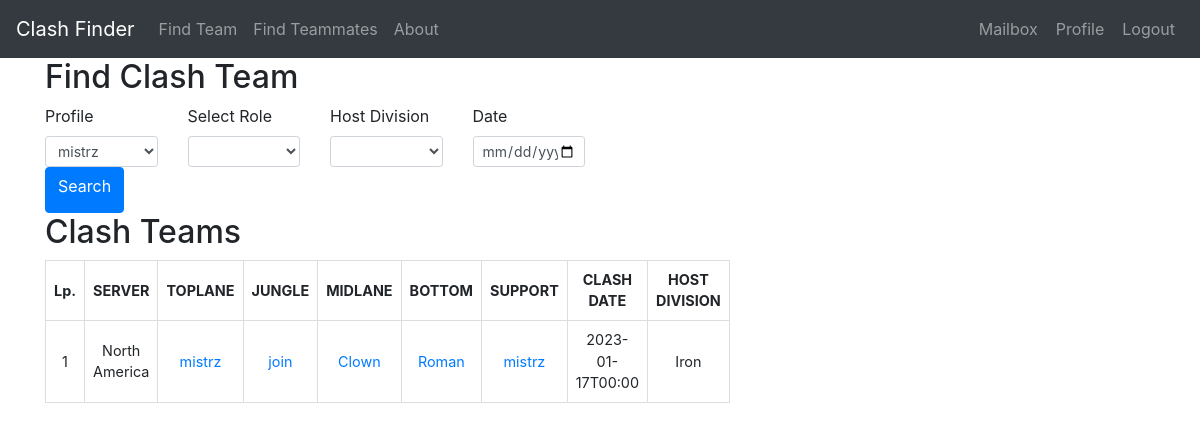
/findteam (signed in), run on an earlier commit of the app's database.
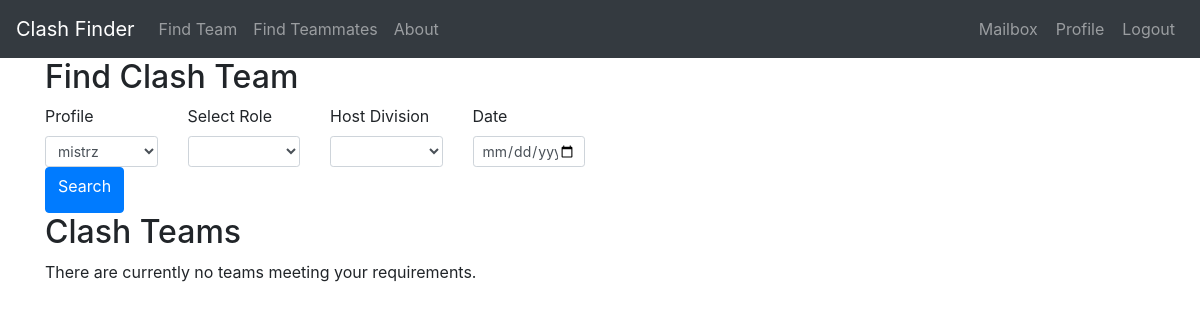
And on a later commit of the database.
### models.py (models this page shows, shortened)
class ClashTeam(UserMixin, db.Model):
    id = db.Column(db.Integer, primary_key=True)
    clash_date = db.Column(db.DateTime, nullable=False, default=None)
    division = db.Column(db.String(64), index=True, default=None)
    toplane = db.Column(db.String(64), index=True, default=None)
    jungle = db.Column(db.String(64), index=True, default=None)
    midlane = db.Column(db.String(64), index=True, default=None)
    bottom = db.Column(db.String(64), index=True, default=None)
    support = db.Column(db.String(64), index=True, default=None)
    host_id = db.Column(db.Integer, db.ForeignKey('profile.id'))
    invitation = db.relationship('ClashInvitation', backref='futureteam', lazy='dynamic',
                                 cascade="all, delete, delete-orphan")
    request = db.relationship('ClashRequest', backref='desired_team', lazy='dynamic',
                              cascade="all, delete, delete-orphan")
    def formatted_clash_date(self):
        return self.clash_date.strftime('%Y-%m-%dT%H:%M')

class Profile(UserMixin, db.Model):
    id = db.Column(db.Integer, primary_key=True)
    nickname = db.Column(db.String(64), index=True, unique=True)
    server = db.Column(db.String(10), index=True)
    division = db.Column(db.String(20), index=True)
    best_position = db.Column(db.String(20), index=True)
    alternative_position = db.Column(db.String(20), index=True)
    user_id = db.Column(db.Integer, db.ForeignKey('user.id'))
    clash_team = db.relationship('ClashTeam', backref='host', lazy='dynamic')
    invitation_in = db.relationship('ClashInvitation', backref='invitedguest', lazy='dynamic',
                                    cascade="all, delete, delete-orphan")
    request_out = db.relationship('ClashRequest', backref='candidate', lazy='dynamic',
                                  cascade="all, delete, delete-orphan")
    reported = db.relationship('ReportPlayer', backref='Reported', lazy='dynamic',
                               cascade="all, delete, delete-orphan")

### routes.py (the view, shortened to what this page needs)
@app.route('/findteam', methods=['GET', 'POST'])
@login_required
def findteam():
    user = User.query.filter_by(username=current_user.username).first_or_404()
    user_profiles = Profile.query.filter_by(user_id=user.id).all()
    user_clashteams_id = [profile_team.id for user_profile in user_profiles for profile_team in ClashTeam.query.filter_by(
        host_id=user_profile.id)]
    user_profiles_data = {
        user_profile.nickname: user_profile.server for user_profile in user_profiles}
    roles = {'Toplane': ClashTeam.toplane, 'Jungle': ClashTeam.jungle,
             'Midlane': ClashTeam.midlane, 'Bottom': ClashTeam.bottom, 'Support': ClashTeam.support}
    clash_teams = ClashTeam.query.filter(or_(*(role == None for role in roles.values(
    ))), ClashTeam.id.notin_(user_clashteams_id)).order_by(ClashTeam.clash_date)
    for key, value in user_profiles_data.items():
        clash_teams = clash_teams.filter(and_(or_(ClashTeam.toplane.isnot(key), ClashTeam.jungle.isnot(key), ClashTeam.midlane.isnot(
            key), ClashTeam.bottom.isnot(key), ClashTeam.support.isnot(key)), ClashTeam.host.has(server=value)))
    clash_teams_list = clash_teams.all()
    if len(clash_teams_list) == 0:
        clash_teams = []
    form = SearchingTeam(user_id=user.id)
    return render_template('findteam.html', get_server_short_name=get_server_short_name, clash_teams=clash_teams, form=form, user=user)

### forms.py
class SearchingTeam(FlaskForm):
    profile = SelectField('Profile', validators=[
                          DataRequired()], choices=[], default=None)
    role = SelectField('Select Role', choices=positions)
    division = SelectField('Host Division', choices=divisions)
    date = DateField('Date', format='%Y-%m-%d')
    submit = SubmitField('Search')
    def __init__(self, user_id, *args, **kwargs):
        super(SearchingTeam, self).__init__(*args, **kwargs)
        self.profile.choices = [(p.nickname)
                                for p in Profile.query.filter_by(user_id=user_id)]

### forms.py (called while the page is built)
def get_server_short_name(server_name):
    for server in servers:
        if server[0] == server_name:
            return server[1]
    return ''

### models.py (called while the page is built)
@login.user_loader
def load_user(id):
    return User.query.get(int(id))

### templates/findteam.html (shortened to what this page needs)
{% extends "base.html" %}
{% block content %}
<div class="container">
	<div class="row">
		<div class="col-sm-6">
			<h2>Find Clash Team</h2>
			<form method="POST" action="{{ url_for('findteam') }}">
				<div class="row">
					<div class="col-md-3">
						{{ form.profile.label(class="form-control-label") }}
						{{ form.profile(class="form-control form-control-sm") }}
					</div>
					<div class="col-md-3">
						{{ form.role.label(class="form-control-label") }}
						{{ form.role(class="form-control form-control-sm") }}
					</div>
					<div class="col-md-3">
						{{ form.division.label(class="form-control-label") }}
						{{ form.division(class="form-control form-control-sm") }}
					</div>
					<div class="col-md-3">
						{{ form.date.label(class="form-control-label") }}
						{{ form.date(class="form-control form-control-sm") }}
					</div>
					<div class="col-md-3">
						<button type="submit" class="btn btn-primary">{{ form.submit.label }}</button>
					</div>
				</div>
			</form>
			<h2>Clash Teams</h2>
			<div class="clash-available-teams">
				{% if clash_teams %}
				<table>
					<thead>
						<tr>
							<th>Lp.</th>
							<th>SERVER</th>
							<th>TOPLANE</th>
							<th>JUNGLE</th>
							<th>MIDLANE</th>
							<th>BOTTOM</th>
							<th>SUPPORT</th>
							<th>CLASH DATE</th>
							<th>HOST DIVISION</th>
						</tr>
					</thead>
					<tbody>
						{% for team in clash_teams %}
						<tr>
							<td>{{ loop.index }}</td>
							<td>{{ team.host.server or '' }}</td>
							<td>
								{% if team.toplane %}
								<a
									href="{{ url_for('profile', nickname=team.toplane, server=get_server_short_name(team.host.server).lower()) }}">{{
									team.toplane }}</a>
								{% else %}
								<a href="{{ url_for('jointeam', team_id=team.id) }}">join</a>
								{% endif %}
							</td>
							<td>
								{% if team.jungle %}
								<a
									href="{{ url_for('profile', nickname=team.jungle, server=get_server_short_name(team.host.server).lower()) }}">{{
									team.jungle }}</a>
								{% else %}
								<a href="{{ url_for('jointeam', team_id=team.id) }}">join</a>
								{% endif %}
							</td>
							<td>
								{% if team.midlane %}
								<a
									href="{{ url_for('profile', nickname=team.midlane, server=get_server_short_name(team.host.server).lower()) }}">{{
									team.midlane }}</a>
								{% else %}
								<a href="{{ url_for('jointeam', team_id=team.id) }}">join</a>
								{% endif %}
							</td>
							<td>
								{% if team.bottom %}
								<a
									href="{{ url_for('profile', nickname=team.bottom, server=get_server_short_name(team.host.server).lower()) }}">{{
									team.bottom }}</a>
								{% else %}
								<a href="{{ url_for('jointeam', team_id=team.id) }}">join</a>
								{% endif %}
							</td>
							<td>
								{% if team.support %}
								<a
									href="{{ url_for('profile', nickname=team.support, server=get_server_short_name(team.host.server).lower()) }}">{{
									team.support }}</a>
								{% else %}
								<a href="{{ url_for('jointeam', team_id=team.id) }}">join</a>
								{% endif %}
							</td>
							<td>{{ team.formatted_clash_date() or '' }}</td>
							<td>{{ team.division or '' }}</td>
						</tr>
						{% endfor %}
					</tbody>
				</table>
				{% else %}
				<p>There are currently no teams meeting your requirements.</p>
				{% endif %}
			</div>
		</div>
	</div>
</div>
{% endblock %}

What changed in the data, as far as the page shows it:
removed ClashTeam: host "North America", toplane "mistrz", midlane "Clown", bottom "Roman", support "mistrz", clash_date "2023-01-17T00:00", division "Iron"
Also different on the page:
text no longer shown: "Lp. SERVER TOPLANE JUNGLE MIDLANE BOTTOM SUPPORT CLASH DATE HOST DIVISION"
text now shown: "There are currently no teams meeting your requirements."
